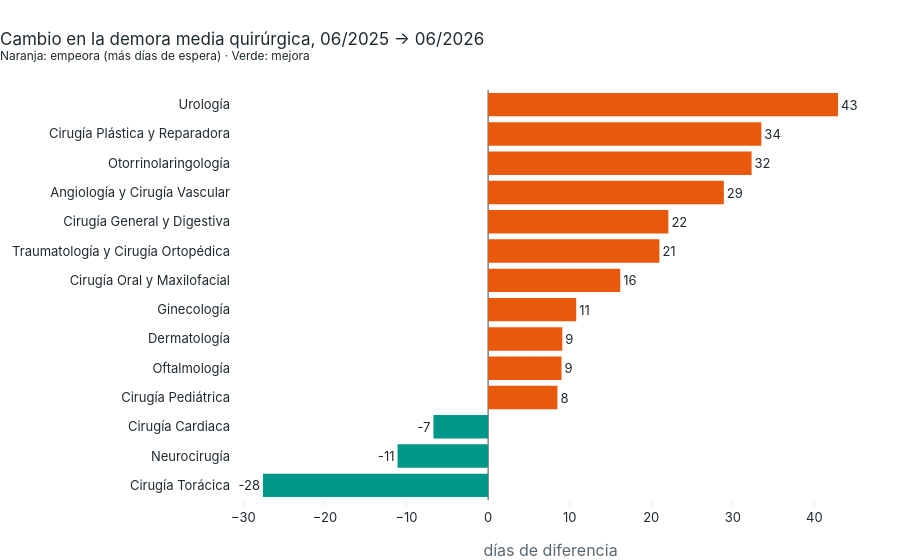

The code cell stored with this chart in its notebook:
### Code cell
# ¿Cuáles han empeorado más en el último año? Variación de la demora media en días
hace_un_anio = ULTIMA - pd.DateOffset(years=1)
comparativa = (esp[esp["fecha"].isin([hace_un_anio, ULTIMA])]
               .pivot(index="especialidad", columns="fecha", values="demora_media_dias"))
comparativa.columns = ["demora_hace_1_anio", "demora_actual"]
comparativa["variacion_dias"] = comparativa["demora_actual"] - comparativa["demora_hace_1_anio"]
comparativa = comparativa.sort_values("variacion_dias")

colores = [DESTACADO if v > 0 else PRINCIPAL for v in comparativa["variacion_dias"]]
fig = go.Figure(go.Bar(x=comparativa["variacion_dias"], y=comparativa.index, orientation="h",
                       marker_color=colores, text=comparativa["variacion_dias"].round(0),
                       textposition="outside",
                       hovertemplate="%{y}: %{x:+.1f} días<extra></extra>"))
fig.update_layout(title=f"Cambio en la demora media quirúrgica, {hace_un_anio:%m/%Y} → {ULTIMA:%m/%Y}<br>"
                        "<sup>Naranja: empeora (más días de espera) · Verde: mejora</sup>",
                  xaxis_title="días de diferencia", hovermode="closest", height=560)
fig.show()
comparativa.round(1).sort_values("variacion_dias", ascending=False).head(5)

### Figure 1 — Plotly figure (JSON) as saved in the notebook; plotly's stock layout.template omitted (floating-point values rounded to 4 significant figures)
{"data": [{"hovertemplate": "%{y}: %{x:+.1f} días<extra></extra>", "marker": {"color": ["#009688", "#009688", "#009688", "#e8590c", "#e8590c", "#e8590c", "#e8590c", "#e8590c", "#e8590c", "#e8590c", "#e8590c", "#e8590c", "#e8590c", "#e8590c"]}, "orientation": "h", "text": [-28.0, -11.0, -7.0, 8.0, 9.0, 9.0, 11.0, 16.0, 21.0, 22.0, 29.0, 32.0, 34.0, 43.0], "textposition": "outside", "type": "bar", "x": [-27.6, -11.1, -6.7, 8.5, 9.0, 9.1, 10.8, 16.2, 21.0, 22.1, 28.9, 32.3, 33.5, 42.9], "y": ["Cirugía Torácica", "Neurocirugía", "Cirugía Cardiaca", "Cirugía Pediátrica", "Oftalmología", "Dermatología", "Ginecología", "Cirugía Oral y Maxilofacial", "Traumatología y Cirugía Ortopédica", "Cirugía General y Digestiva", "Angiología y Cirugía Vascular", "Otorrinolaringología", "Cirugía Plástica y Reparadora", "Urología"]}], "layout": {"height": 560, "hovermode": "closest", "title": {"text": "Cambio en la demora media quirúrgica, 06/2025 → 06/2026<br><sup>Naranja: empeora (más días de espera) · Verde: mejora</sup>"}, "xaxis": {"title": {"text": "días de diferencia"}}}}
